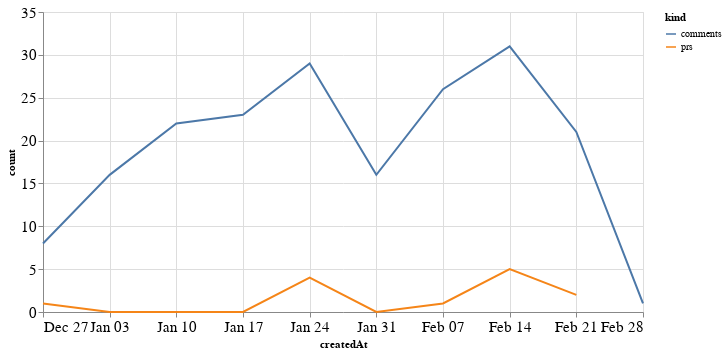

Notebook cell for this chart:
### Code cell
alt.Chart(total_time, width=600).mark_line().encode(
    x='createdAt',
    y='count',
    color='kind'
)

### Figure 1 — Vega-Lite specification as saved in the notebook (floating-point values rounded to 4 significant figures)
{"config": {"axisLeft": {"labelFontSize": 15}, "axisBottom": {"labelFontSize": 15}}, "data": {"name": "data-133fcbe71a2f3925457d3767ed4dc59b"}, "mark": "line", "encoding": {"color": {"type": "nominal", "field": "kind"}, "x": {"type": "temporal", "field": "createdAt"}, "y": {"type": "quantitative", "field": "count"}}, "width": 600, "$schema": "https://vega.github.io/schema/vega-lite/v4.8.1.json", "datasets": {"data-133fcbe71a2f3925457d3767ed4dc59b": [{"createdAt": "2020-12-27T00:00:00", "kind": "prs", "count": 1.0}, {"createdAt": "2021-01-03T00:00:00", "kind": "prs", "count": 0.0}, {"createdAt": "2021-01-10T00:00:00", "kind": "prs", "count": 0.0}, {"createdAt": "2021-01-17T00:00:00", "kind": "prs", "count": 0.0}, {"createdAt": "2021-01-24T00:00:00", "kind": "prs", "count": 4.0}, {"createdAt": "2021-01-31T00:00:00", "kind": "prs", "count": 0.0}, {"createdAt": "2021-02-07T00:00:00", "kind": "prs", "count": 1.0}, {"createdAt": "2021-02-14T00:00:00", "kind": "prs", "count": 5.0}, {"createdAt": "2021-02-21T00:00:00", "kind": "prs", "count": 2.0}, {"createdAt": "2021-02-28T00:00:00", "kind": "prs", "count": null}, {"createdAt": "2020-12-27T00:00:00", "kind": "comments", "count": 8.0}, {"createdAt": "2021-01-03T00:00:00", "kind": "comments", "count": 16.0}, {"createdAt": "2021-01-10T00:00:00", "kind": "comments", "count": 22.0}, {"createdAt": "2021-01-17T00:00:00", "kind": "comments", "count": 23.0}, {"createdAt": "2021-01-24T00:00:00", "kind": "comments", "count": 29.0}, {"createdAt": "2021-01-31T00:00:00", "kind": "comments", "count": 16.0}, {"createdAt": "2021-02-07T00:00:00", "kind": "comments", "count": 26.0}, {"createdAt": "2021-02-14T00:00:00", "kind": "comments", "count": 31.0}, {"createdAt": "2021-02-21T00:00:00", "kind": "comments", "count": 21.0}, {"createdAt": "2021-02-28T00:00:00", "kind": "comments", "count": 1.0}]}}
